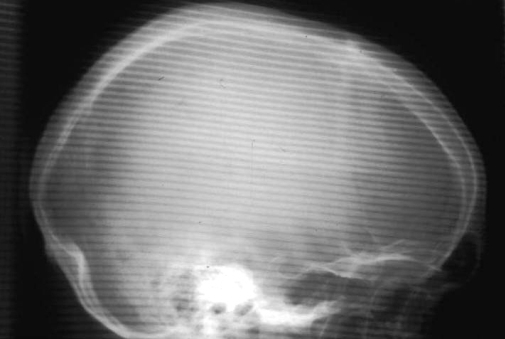
#> input picture head.jpg, 505 x 339 px
$ python median2.py
#> lines starting #> are read from the running program, lines starting #| are printed output that depends on the picture
#> further down, test_img is the input picture: shape (339, 505, 3); min 7, max 255, mean 109.5
# -*- coding:utf-8 -*-

import numpy as np
import matplotlib.pyplot as plt

def median_blur(img, kernel):
#> called with kernel = 7
    Width, Height, Ch = img.shape
#> Width = 339; Height = 505; Ch = 3
    N = kernel

    # Padding image
    padding = (N - 1) // 2
    if Ch == 1: # GRAY = 1 channel, trengs ikke...
        padding = ((padding, padding,), (padding, padding))
    else: # RGB = 3 channels
        padding = ((padding, padding,), (padding, padding), (0, 0))

    img_pad = np.pad(img, padding, mode='constant', constant_values=0)
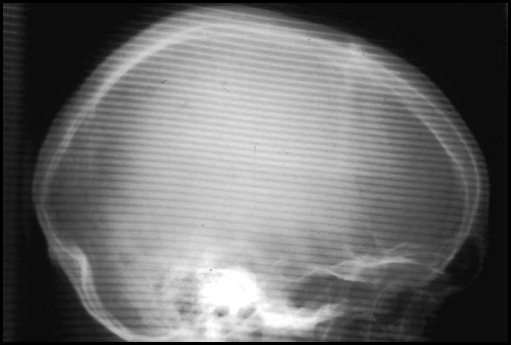
#> img_pad: shape (345, 511, 3); min 0, max 255, mean 106.3

    # Find median
    result = np.zeros_like(img, dtype=img.dtype)
    for i in range(Width):
        for j in range(Height):
            result[i, j] = np.median(img_pad[i:i+N, j:j+N], axis=(0, 1))
    return result

if __name__ == "__main__":
    test_img = plt.imread('head.jpg')

    kernel_size = 7
    median_blur_img = median_blur(test_img, kernel_size)

    _, (ax1, ax2) = plt.subplots(1, 2)
    ax1.set_title('Original image')
    ax1.imshow(test_img)
    ax2.set_title('7x7 Median Blur image')
    ax2.imshow(median_blur_img)
    plt.show()
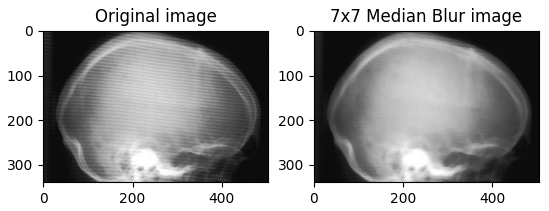
#> figure drawn by matplotlib, 2 panels
